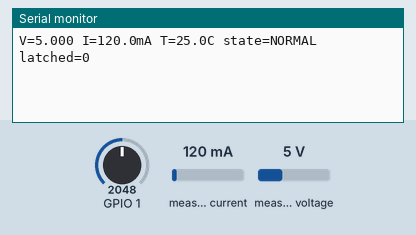
Bench run of a sketch on a simulated ESP32-C6. Shown: the last lines printed to the serial monitor. Wiring (inferred from the names in the program): INA219 current sensor at I2C address 0x40. The inputs (shaded band) are chosen by the test bench; at power-on: measured voltage 5 V, GPIO 1 = 2048, measured current 120 mA. WiFi joins after 1.5 s; servers stay silent unless stated; uploads are accepted with an empty reply.

Above: at 1.5 s.
1.6 s: measured voltage set to 0.3 V
At 3.4 s:
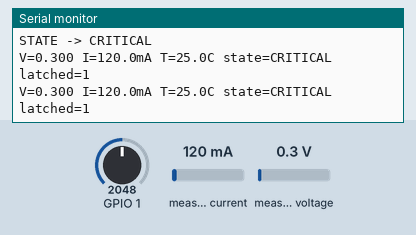
3.5 s: GPIO 1 set to 2540
At 4.6 s:
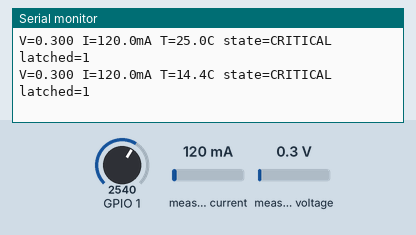
5.0 s: measured current set to 40 mA
At 5.3 s:
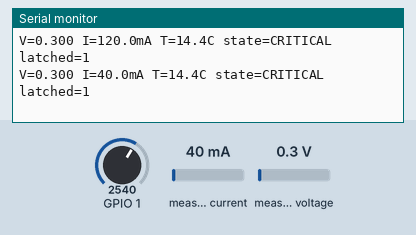
6.5 s: GPIO 1 set to 2460
At 7.8 s:
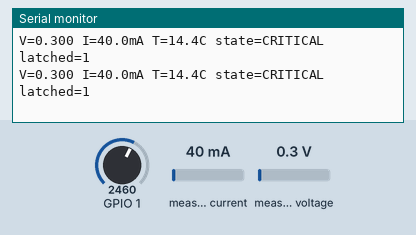
8.0 s: measured current set to 500 mA
At 8.8 s:
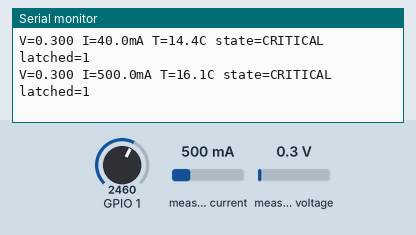
Timing chart, 0 to 10.5 s (numbered marks = the images above; inputs shaded):
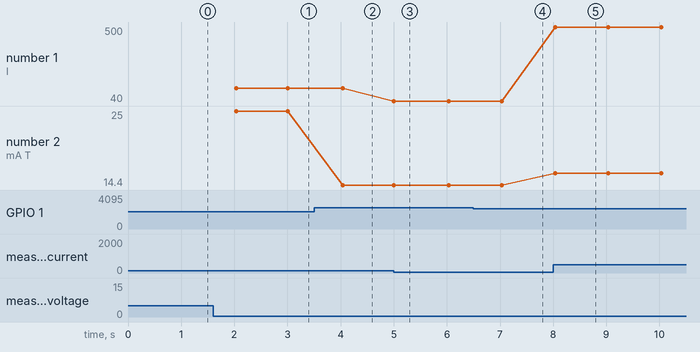

The sketch:

bms_firmware.ino
```cpp
/*
 * XIAO ESP32-C6: battery monitor with local discharge cutoff
 *
 * Authority: this board makes every safety decision. The website only displays.
 *
 * Reset: power-cycle the XIAO. The latch is kept in RAM, so a power cycle clears it.
 * The boot check then refuses to arm unless the rested pack voltage is above V_REARM.
 *
 * Wiring (from the hand-drawn diagram, verify with a meter):
 *   INA219 on D4 (SDA) and D5 (SCL), address 0x40.
 *   Shunt in the P+ path: VIN+ at P+, VIN- at XIAO BAT+ (node N).
 *   NTC divider: 3V3 -- 10k -- midpoint -- NTC -- GND, midpoint to A1 (GPIO1).
 *   Load: 56 ohm from node N to IRLZ44N drain. Source to P-.
 *   IRLZ44N gate on D2 (GPIO2), 10k gate-to-source pulldown.
 *
 * Current sign: positive = discharge.
 * Bus voltage is measured after the shunt. Under load the cell is slightly higher
 * than the bus reading by the shunt drop (about 0.19 V at 1.85 A on the 2 ohm load).
 */

#include <WiFi.h>
#include <WiFiClientSecure.h>
#include <HTTPClient.h>
#include <Wire.h>
#include <math.h>

// ==================== NETWORK ====================
const char* WIFI_SSID     = "YOUR_SSID";
const char* WIFI_PASSWORD = "YOUR_PASSWORD";

// Firebase Realtime Database REST endpoint. Replace with your project URL.
const char* FIREBASE_URL  = "https://YOUR-PROJECT-default-rtdb.firebaseio.com/bms/live.json";

const unsigned long PUSH_INTERVAL_MS = 2000;   // telemetry push period
const unsigned long WIFI_RETRY_MS    = 10000;  // reconnect attempt period

// ==================== PINS ====================
const int PIN_GATE = D2;   // IRLZ44N gate (GPIO2)
const int PIN_NTC  = A1;   // NTC divider midpoint (GPIO1)

// ==================== INA219 ====================
const uint8_t INA219_ADDR = 0x40;
const uint8_t REG_CONFIG      = 0x00;
const uint8_t REG_SHUNT_VOLT  = 0x01;
const uint8_t REG_BUS_VOLT    = 0x02;
const uint8_t REG_CURRENT     = 0x04;
const uint8_t REG_CALIBRATION = 0x05;

// ==================== THERMISTOR ====================
const float SERIES_RESISTOR    = 10000.0;  // fixed resistor, 3V3 side
const float NOMINAL_RESISTANCE = 10000.0;  // NTC at 25 C
const float NOMINAL_TEMP       = 25.0;     // C
const float B_COEFFICIENT      = 3950.0;
const float SUPPLY_MV          = 3300.0;   // divider supply, measured on the 3V3 rail

// ==================== SAFETY THRESHOLDS (1S cell) ====================
// Check every value against the cell datasheet before the demo.
const float V_WARN   = 3.50;    // low battery warning
const float V_CUTOFF = 3.30;    // critical: gate off, latched
const float V_REARM  = 3.60;    // boot check: rested voltage needed to arm
const float T_WARN_C = 45.0;    // temperature warning
const float T_CRIT_C = 60.0;    // temperature critical: gate off, latched
const float I_MAX_MA = 2500.0;  // overcurrent critical (discharge positive)
const int   INA_FAIL_LIMIT = 5; // consecutive failed INA219 reads before fail-safe latch

// ==================== STATE ====================
enum BmsState { ST_NORMAL, ST_WARNING, ST_CRITICAL };
BmsState state = ST_NORMAL;
bool latched = false;               // RAM only. Cleared by power cycle plus boot check.

float busV = 0.0, shuntMv = 0.0, currentMa = 0.0;
float tempC = NAN;
bool inaOk = false, ntcOk = false;
int inaFailCount = 0;
BmsState lastPrinted = ST_NORMAL;

// Telemetry handed from the control loop to the network task (queue of length 1).
struct Telemetry {
  char state[12];
  bool latched, inaOk, ntcOk;
  float busV, currentMa, shuntMv, tempC;
  unsigned long uptimeMs;
};
QueueHandle_t telemetryQ;

WiFiClientSecure secureClient;

// ==================== INA219 ====================
void ina219Write(uint8_t reg, uint16_t value) {
  Wire.beginTransmission(INA219_ADDR);
  Wire.write(reg);
  Wire.write((value >> 8) & 0xFF);
  Wire.write(value & 0xFF);
  Wire.endTransmission();
}

int16_t ina219Read(uint8_t reg, bool& ok) {
  Wire.beginTransmission(INA219_ADDR);
  Wire.write(reg);
  if (Wire.endTransmission() != 0) { ok = false; return 0; }
  if (Wire.requestFrom(INA219_ADDR, (uint8_t)2) != 2) { ok = false; return 0; }
  uint16_t hi = Wire.read();
  uint16_t lo = Wire.read();
  ok = true;
  return (int16_t)((hi << 8) | lo);
}

void readINA219() {
  bool a = false, b = false, c = false;
  uint16_t rawBus   = (uint16_t)ina219Read(REG_BUS_VOLT, a);
  int16_t  rawShunt = ina219Read(REG_SHUNT_VOLT, b);
  int16_t  rawCur   = ina219Read(REG_CURRENT, c);

  inaOk = a && b && c;
  if (!inaOk) return;

  busV      = ((rawBus >> 3) * 4) / 1000.0;  // bus LSB 4 mV
  shuntMv   = rawShunt * 0.01;               // shunt LSB 10 uV
  currentMa = rawCur * 0.1;                  // current LSB 0.1 mA (cal 0x1000, 0.1 ohm)
}

// ==================== THERMISTOR ====================
void readNTC() {
  long sum = 0;
  for (int i = 0; i < 16; i++) {
    sum += analogReadMilliVolts(PIN_NTC);
    delay(2);
  }
  float vMv = sum / 16.0;

  // Open or shorted sensor: divider output at a rail. Report fault, do not cut.
  if (vMv <= 50.0 || vMv >= SUPPLY_MV - 50.0) {
    ntcOk = false;
    tempC = NAN;
    return;
  }

  float rNtc = SERIES_RESISTOR * vMv / (SUPPLY_MV - vMv);
  float invT = 1.0 / (NOMINAL_TEMP + 273.15)
             + log(rNtc / NOMINAL_RESISTANCE) / B_COEFFICIENT;
  tempC = 1.0 / invT - 273.15;
  ntcOk = true;
}

// ==================== SAFETY LOGIC ====================
void setGate(bool on) {
  digitalWrite(PIN_GATE, on ? HIGH : LOW);
}

void evaluate() {
  // Critical conditions latch the gate off until a power cycle.
  bool vCrit = inaOk && busV <= V_CUTOFF;
  bool iCrit = inaOk && currentMa > I_MAX_MA;
  bool tCrit = ntcOk && tempC >= T_CRIT_C;
  if (vCrit || iCrit || tCrit) latched = true;

  // Warnings do not latch and do not switch the gate.
  bool vWarn = inaOk && busV <= V_WARN;
  bool tWarn = ntcOk && tempC >= T_WARN_C;
  bool sensorFault = !inaOk || !ntcOk;

  if (latched)                          state = ST_CRITICAL;
  else if (vWarn || tWarn || sensorFault) state = ST_WARNING;
  else                                  state = ST_NORMAL;

  setGate(!latched);

  if (state != lastPrinted) {
    Serial.printf("STATE -> %s\n", stateName());
    lastPrinted = state;
  }
}

const char* stateName() {
  switch (state) {
    case ST_NORMAL:  return "NORMAL";
    case ST_WARNING: return "WARNING";
    default:         return "CRITICAL";
  }
}

// ==================== TELEMETRY ====================
Telemetry buildTelemetry(unsigned long now) {
  Telemetry t;
  strncpy(t.state, stateName(), sizeof(t.state) - 1);
  t.state[sizeof(t.state) - 1] = '\0';
  t.latched  = latched;
  t.inaOk    = inaOk;
  t.ntcOk    = ntcOk;
  t.busV     = busV;
  t.currentMa = currentMa;
  t.shuntMv  = shuntMv;
  t.tempC    = tempC;
  t.uptimeMs = now;
  return t;
}

void pushToFirebase(const Telemetry& t) {
  if (WiFi.status() != WL_CONNECTED) return;

  String json = "{";
  json += "\"state\":\"";     json += t.state;                          json += "\",";
  json += "\"latched\":";     json += (t.latched ? "true" : "false");   json += ",";
  json += "\"inaOk\":";       json += (t.inaOk ? "true" : "false");     json += ",";
  json += "\"ntcOk\":";       json += (t.ntcOk ? "true" : "false");     json += ",";
  json += "\"busV\":";        json += String(t.busV, 3);                json += ",";
  json += "\"currentMa\":";   json += String(t.currentMa, 1);           json += ",";
  json += "\"shuntMv\":";     json += String(t.shuntMv, 2);             json += ",";
  json += "\"tempC\":";       json += (t.ntcOk ? String(t.tempC, 1) : String("null")); json += ",";
  json += "\"uptimeMs\":";    json += String(t.uptimeMs);
  json += "}";

  HTTPClient http;
  http.begin(secureClient, FIREBASE_URL);
  http.setTimeout(4000);
  http.addHeader("Content-Type", "application/json");
  int code = http.PUT(json);
  if (code != 200) Serial.printf("Firebase PUT returned %d\n", code);
  http.end();
}

// Runs at lower priority than the control loop, so a slow network call
// can never delay the cutoff decision.
void pushTask(void* arg) {
  Telemetry t;
  for (;;) {
    if (xQueueReceive(telemetryQ, &t, portMAX_DELAY) == pdTRUE) {
      pushToFirebase(t);
      vTaskDelay(pdMS_TO_TICKS(PUSH_INTERVAL_MS));
    }
  }
}

// ==================== SETUP ====================
void setup() {
  // Gate off first, before anything else. The 10k pulldown also holds it off during reset.
  pinMode(PIN_GATE, OUTPUT);
  digitalWrite(PIN_GATE, LOW);

  Serial.begin(115200);
  delay(200);   // no "wait for Serial": the board must run on battery with no USB host

  Wire.begin(D4, D5);
  ina219Write(REG_CALIBRATION, 0x1000);
  ina219Write(REG_CONFIG, 0x399F);
  delay(100);

  // Boot check: gate is off, so the bus reading is the rested cell voltage.
  readINA219();
  if (!inaOk || busV < V_REARM) {
    latched = true;
    Serial.println("BOOT: rested voltage below V_REARM or no INA219, staying latched OFF");
  }
  readNTC();
  evaluate();

  telemetryQ = xQueueCreate(1, sizeof(Telemetry));

  WiFi.mode(WIFI_STA);
  WiFi.begin(WIFI_SSID, WIFI_PASSWORD);
  secureClient.setInsecure();   // demo only: skips TLS certificate verification

  xTaskCreate(pushTask, "push", 8192, NULL, 0, NULL);
}

// ==================== LOOP ====================
void loop() {
  static unsigned long tFast = 0, tNtc = 0, tWifi = 0;
  unsigned long now = millis();

  // Non-blocking Wi-Fi retry. Never gates the control loop.
  if (WiFi.status() != WL_CONNECTED && now - tWifi >= WIFI_RETRY_MS) {
    tWifi = now;
    WiFi.disconnect();
    WiFi.begin(WIFI_SSID, WIFI_PASSWORD);
  }

  if (now - tNtc >= 2000) {
    tNtc = now;
    readNTC();
  }

  if (now - tFast >= 1000) {
    tFast = now;

    readINA219();
    inaFailCount = inaOk ? 0 : inaFailCount + 1;

    // Losing the current sensor means we cannot see the cutoff condition.
    // Fail safe: latch off.
    if (inaFailCount >= INA_FAIL_LIMIT) latched = true;

    evaluate();

    Telemetry t = buildTelemetry(now);
    xQueueOverwrite(telemetryQ, &t);

    Serial.printf("V=%.3f I=%.1fmA T=%.1fC state=%s latched=%d\n",
                  busV, currentMa, ntcOk ? tempC : -999.0, stateName(), latched);
  }
}
```

Measured:
- after the input at 1.6 s, the serial monitor: prints a new line after 0.44 s (image 1)
- after the input at 3.5 s, the serial monitor: prints a new line after 0.54 s (image 2)
- after the input at 5.0 s, the serial monitor: prints a new line at once (image 3)
- after the input at 8.0 s, the serial monitor: prints a new line at once (image 5)
- plotted number 1: 120 → 40 after the input at 5.0 s, 40 → 500 after the input at 8.0 s
- plotted number 2: 25 → 14.4 after the input at 3.5 s
